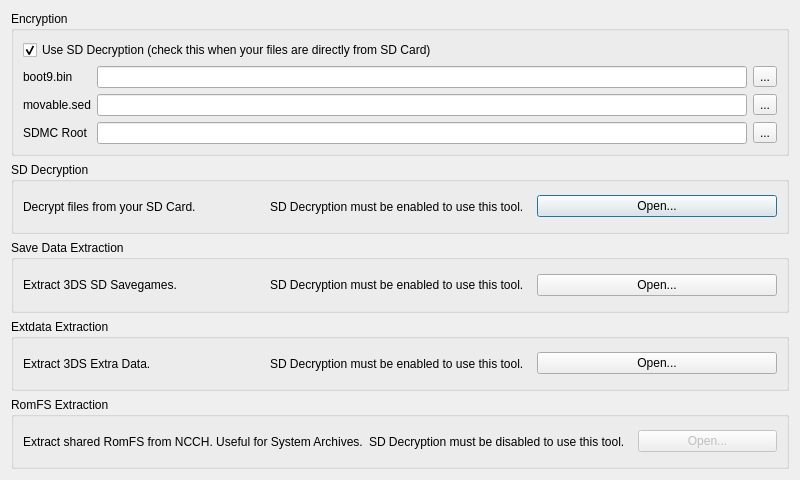
<?xml version="1.0" encoding="UTF-8"?>
<ui version="4.0">
 <class>UtilitiesDialog</class>
 <widget class="QDialog" name="UtilitiesDialog">
  <property name="geometry">
   <rect>
    <x>0</x>
    <y>0</y>
    <width>800</width>
    <height>480</height>
   </rect>
  </property>
  <property name="windowTitle">
   <string>threeSD Utilities</string>
  </property>
  <layout class="QVBoxLayout">
   <item>
    <widget class="QGroupBox">
     <property name="title">
      <string>Encryption</string>
     </property>
     <layout class="QVBoxLayout">
      <item>
       <widget class="QCheckBox" name="useSdDecryption">
        <property name="text">
         <string>Use SD Decryption (check this when your files are directly from SD Card)</string>
        </property>
        <property name="checked">
         <bool>true</bool>
        </property>
       </widget>
      </item>
      <item>
       <layout class="QGridLayout">
        <item row="0" column="0">
         <widget class="QLabel">
          <property name="text">
           <string>boot9.bin</string>
          </property>
         </widget>
        </item>
        <item row="0" column="1">
         <widget class="QLineEdit" name="boot9Path"/>
        </item>
        <item row="0" column="2">
         <widget class="QToolButton" name="boot9PathExplore">
          <property name="sizePolicy">
           <sizepolicy hsizetype="Fixed" vsizetype="Fixed">
            <horstretch>0</horstretch>
            <verstretch>0</verstretch>
           </sizepolicy>
          </property>
          <property name="text">
           <string>...</string>
          </property>
         </widget>
        </item>
        <item row="1" column="0">
         <widget class="QLabel">
          <property name="text">
           <string>movable.sed</string>
          </property>
         </widget>
        </item>
        <item row="1" column="1">
         <widget class="QLineEdit" name="movableSedPath"/>
        </item>
        <item row="1" column="2">
         <widget class="QToolButton" name="movableSedPathExplore">
          <property name="sizePolicy">
           <sizepolicy hsizetype="Fixed" vsizetype="Fixed">
            <horstretch>0</horstretch>
            <verstretch>0</verstretch>
           </sizepolicy>
          </property>
          <property name="text">
           <string>...</string>
          </property>
         </widget>
        </item>
        <item row="2" column="0">
         <widget class="QLabel">
          <property name="text">
           <string>SDMC Root</string>
          </property>
          <property name="toolTip">
           <string>Path to "Nintendo 3DS/&lt;ID0>/&lt;ID1>" folder.</string>
          </property>
         </widget>
        </item>
        <item row="2" column="1">
         <widget class="QLineEdit" name="sdmcPath"/>
        </item>
        <item row="2" column="2">
         <widget class="QToolButton" name="sdmcPathExplore">
          <property name="sizePolicy">
           <sizepolicy hsizetype="Fixed" vsizetype="Fixed">
            <horstretch>0</horstretch>
            <verstretch>0</verstretch>
           </sizepolicy>
          </property>
          <property name="text">
           <string>...</string>
          </property>
         </widget>
        </item>
       </layout>
      </item>
     </layout>
    </widget>
   </item>
   <item>
    <widget class="QGroupBox">
     <property name="title">
      <string>SD Decryption</string>
     </property>
     <layout class="QHBoxLayout">
      <item>
       <widget class="QLabel" name="sdDecryptionLabel">
        <property name="text">
         <string>Decrypt files from your SD Card.</string>
        </property>
       </widget>
      </item>
      <item>
       <widget class="QLabel" name="sdDecryptionDisabledLabel">
        <property name="text">
         <string>SD Decryption must be enabled to use this tool.</string>
        </property>
        <property name="visible">
         <bool>false</bool>
        </property>
       </widget>
      </item>
      <item>
       <spacer>
        <property name="orientation">
         <enum>Qt::Horizontal</enum>
        </property>
       </spacer>
      </item>
      <item>
       <widget class="QPushButton" name="sdDecryption">
        <property name="text">
         <string>Open...</string>
        </property>
       </widget>
      </item>
     </layout>
    </widget>
   </item>
   <item>
    <widget class="QGroupBox">
     <property name="title">
      <string>Save Data Extraction</string>
     </property>
     <layout class="QHBoxLayout">
      <item>
       <widget class="QLabel" name="savedataExtractionLabel">
        <property name="text">
         <string>Extract 3DS SD Savegames.</string>
        </property>
       </widget>
      </item>
      <item>
       <widget class="QLabel" name="savedataExtractionDisabledLabel">
        <property name="text">
         <string>SD Decryption must be enabled to use this tool.</string>
        </property>
        <property name="visible">
         <bool>false</bool>
        </property>
       </widget>
      </item>
      <item>
       <spacer>
        <property name="orientation">
         <enum>Qt::Horizontal</enum>
        </property>
       </spacer>
      </item>
      <item>
       <widget class="QPushButton" name="savedataExtraction">
        <property name="text">
         <string>Open...</string>
        </property>
       </widget>
      </item>
     </layout>
    </widget>
   </item>
   <item>
    <widget class="QGroupBox">
     <property name="title">
      <string>Extdata Extraction</string>
     </property>
     <layout class="QHBoxLayout">
      <item>
       <widget class="QLabel" name="extdataExtractionLabel">
        <property name="text">
         <string>Extract 3DS Extra Data.</string>
        </property>
       </widget>
      </item>
      <item>
       <widget class="QLabel" name="extdataExtractionDisabledLabel">
        <property name="text">
         <string>SD Decryption must be enabled to use this tool.</string>
        </property>
        <property name="visible">
         <bool>false</bool>
        </property>
       </widget>
      </item>
      <item>
       <spacer>
        <property name="orientation">
         <enum>Qt::Horizontal</enum>
        </property>
       </spacer>
      </item>
      <item>
       <widget class="QPushButton" name="extdataExtraction">
        <property name="text">
         <string>Open...</string>
        </property>
       </widget>
      </item>
     </layout>
    </widget>
   </item>
   <item>
    <widget class="QGroupBox">
     <property name="title">
      <string>RomFS Extraction</string>
     </property>
     <layout class="QHBoxLayout">
      <item>
       <widget class="QLabel" name="romfsExtractionLabel">
        <property name="text">
         <string>Extract shared RomFS from NCCH. Useful for System Archives.</string>
        </property>
        <property name="visible">
         <bool>false</bool>
        </property>
       </widget>
      </item>
      <item>
       <widget class="QLabel" name="romfsExtractionDisabledLabel">
        <property name="text">
         <string>SD Decryption must be disabled to use this tool.</string>
        </property>
       </widget>
      </item>
      <item>
       <spacer>
        <property name="orientation">
         <enum>Qt::Horizontal</enum>
        </property>
       </spacer>
      </item>
      <item>
       <widget class="QPushButton" name="romfsExtraction">
        <property name="text">
         <string>Open...</string>
        </property>
        <property name="enabled">
         <bool>false</bool>
        </property>
       </widget>
      </item>
     </layout>
    </widget>
   </item>
  </layout>
 </widget>
</ui>
